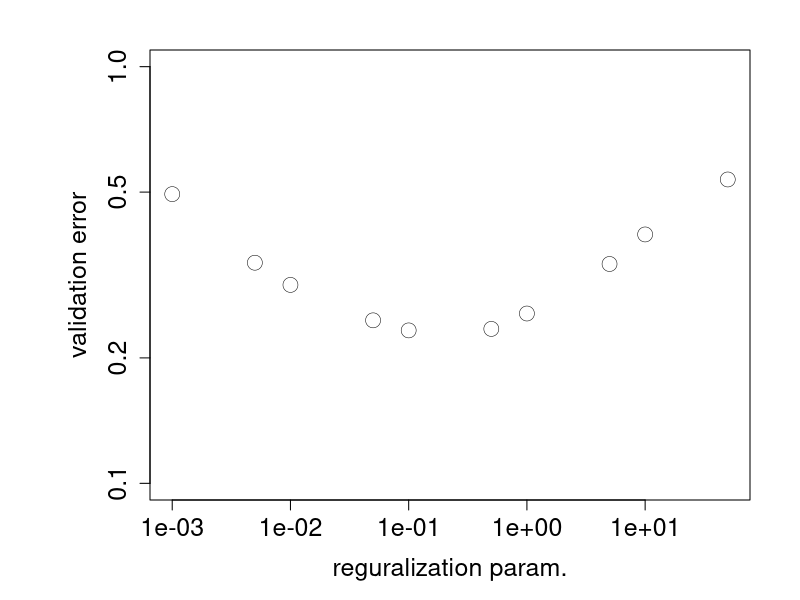

Reproduce this figure in R.
# コード3.9
cal_cverr_l2reg <- function(X, y, folds, rpset) {
  n <- length(y)
# サンプルの順番をシャッフルする
  shuf <- sample(1:n, n, replace = F)
  X <- X[shuf, ]
  y <- y[shuf]
# ブロックごとのサンプル数とブロックの始点と終点を計算する
  n1b <- floor(n / folds)
  nB <- rep(n1b, folds)
  if (n %% folds != 0)  nB[1:(n - n1b * folds)] <- nB[1:(n - n1b * folds)] + 1
  st <- c(1, cumsum(nB)[-folds] + 1)
  ed <- cumsum(nB)
# 検証誤差を計算する
  cve <- NULL
  for (rp in rpset) {
    cvetmp <- NULL
    for (j in 1:folds) {
# 推定用セットと検証用セットを構成する
      idx <- (st[j]:ed[j])
      Xe <- X[-idx, ]
      ye <- y[-idx]
      Xv <- X[idx, ]
      yv <- y[idx]
# 推定用セットに対するパラメータ推定
      coef <- solve(t(Xe) %*% Xe + rp * diag(ncol(Xe))) %*% t(Xe) %*% ye
# 検証用セットに対する出力の計算
      fv <- Xv%*%coef
# 検証用セットに対する誤差の計算
      cvetmp <- c(cvetmp, (yv - fv)^2)
    }
    cve <- c(cve, mean(cvetmp))
  }
# 検証誤差を最小化する正則化パラメータ値を求める
  minpos <- which.min(cve) 
  rlist <- list(cve, minpos)
  names(rlist) <- c("cve", "minpos")
  return(rlist)
}
# コード3.10
# 説明変数のサンプルの生成
set.seed(2017)
n <- 50; mmax <- 25; sigma <- 0.4; S <- 1000
x <- 2*(0:(n - 1)) / (n - 1) - 1
X <- rep(1, n)
for (m in 1:mmax) X <- cbind(X, x^m)
tf <- sin(pi * x)
# 正則化パラメータの候補集合の生成
rpset <- seq(-3, 1, 1)
rpset <- c(1*10^rpset, 5*10^rpset)
rpset <- sort(rpset)
freq <- numeric(length(rpset))
folds <- 10
cve <- NULL
# 正則化パラメータ値をクロスバリデーションによって求める数値実験
for (s in 1:S) {
  y <- tf + rnorm(n, 0, sigma) # 目的変数のサンプルの生成
  rlist <- cal_cverr_l2reg(X, y, folds, rpset)
  pos <- rlist$minpos
  cve <- rbind(cve, rlist$cve)
}
# 評価誤差の平均の描画
CVE <- apply(cve, 2, mean);
par(omi = c(0, 0, 0, 0));
par(mai = c(1.0, 1.5, 0.5, 0.5));
par(ps = 18);
xlim <- c(rpset[1], rpset[length(rpset)]);
ylim <- c(0.1, 1.0);
plot(rpset, CVE, type = "p", log = "xy", pch = 1, lwd = 0.5, cex = 2, xlim = xlim, ylim = ylim, xlab = "reguralization param.", ylab = "validation error");

